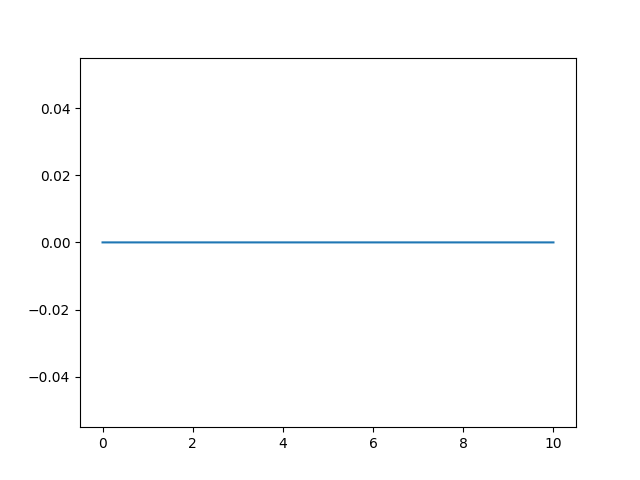
#> input picture Measurement/png/sin_0.png, 640 x 480 px; its folder holds 4 pictures in this run
$ python a.py
#> lines starting #> are read from the running program, lines starting #| are printed output that depends on the picture
# %matplotlib notebook
import numpy as np
import matplotlib.pyplot as plt
from matplotlib.widgets import Slider, Button, RadioButtons
from PIL import Image
from matplotlib import gridspec

png_dat = []

for i in range(10):
    # 画像ファイル名(パス)
    file_name = './png/sin_{}.png'.format(i)
    img = Image.open(file_name)
#> img is the input picture: PIL image 640x480 RGBA; mean R, G, B, A 252.1, 252.4, 252.6, 255
    img = img.resize((1100,500))
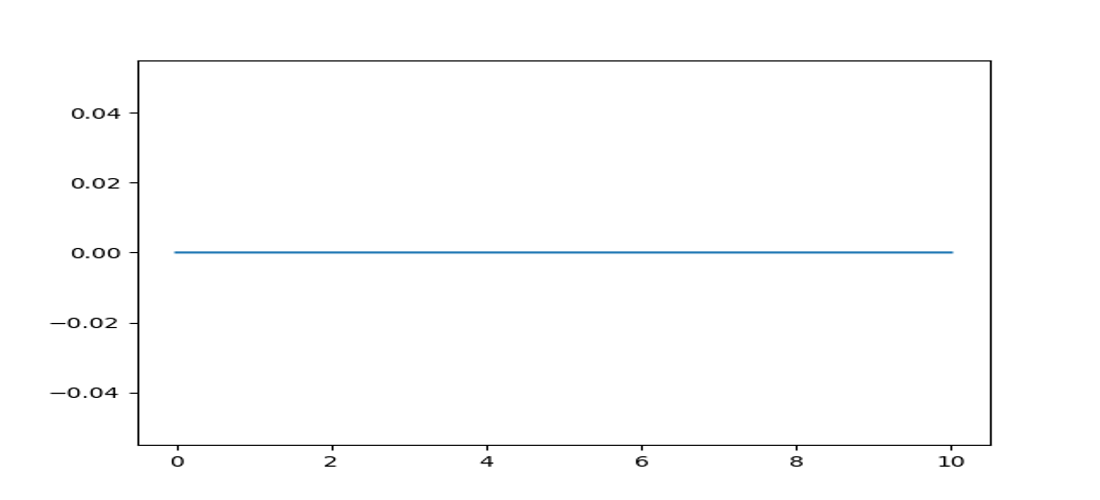
#> img: PIL image 1100x500 RGBA; mean R, G, B, A 252, 252.3, 252.5, 255
    png_dat.append(np.asarray(img))
#> pass 2 of the loop `for i in range(10):`:
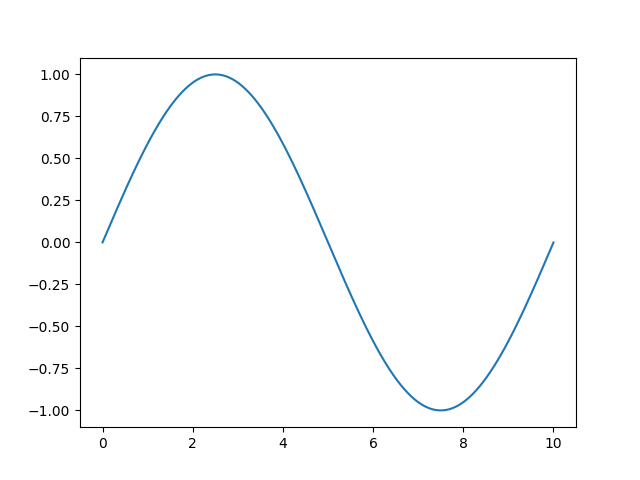
#> input picture Measurement/png/sin_1.png, 640 x 480 px
#> img is the input picture: PIL image 640x480 RGBA; mean R, G, B, A 251.2, 251.7, 252.1, 255
#> `img = img.resize((1100,500))`:
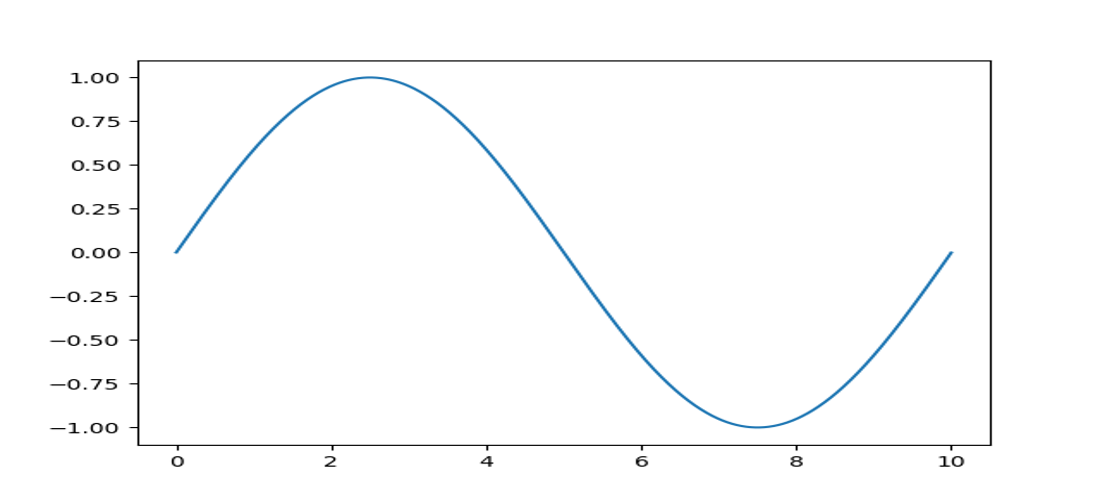
#> img: PIL image 1100x500 RGBA; mean R, G, B, A 251.1, 251.6, 252, 255
#> pass 3 of the loop `for i in range(10):`:
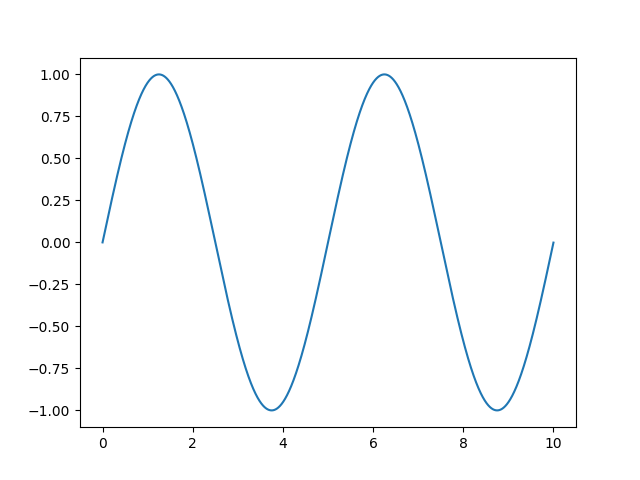
#> input picture Measurement/png/sin_2.png, 640 x 480 px
#> img is the input picture: PIL image 640x480 RGBA; mean R, G, B, A 250.3, 251.2, 251.8, 255
#> `img = img.resize((1100,500))`:
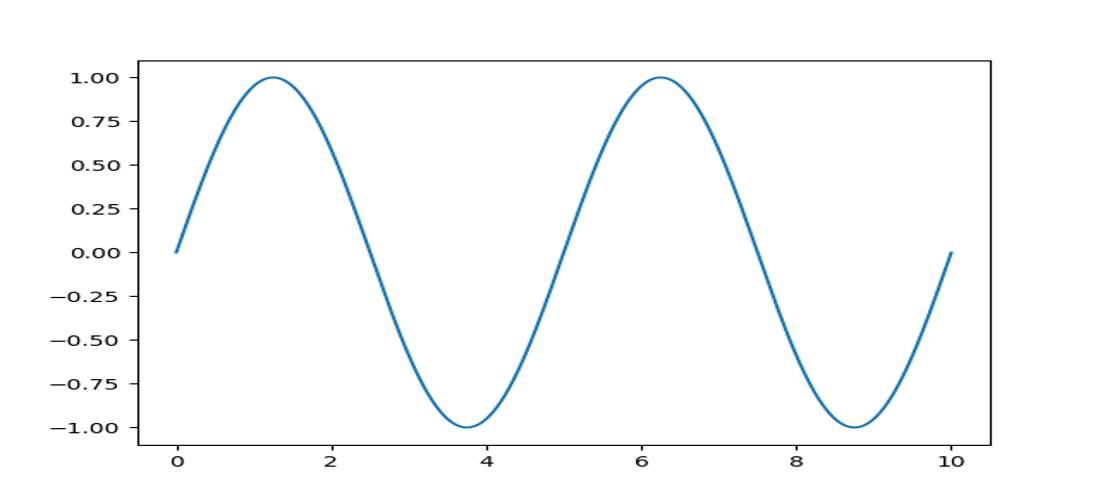
#> img: PIL image 1100x500 RGBA; mean R, G, B, A 250.2, 251.1, 251.7, 255
#> (the run stopped early here; a loop or call above may not have finished)
